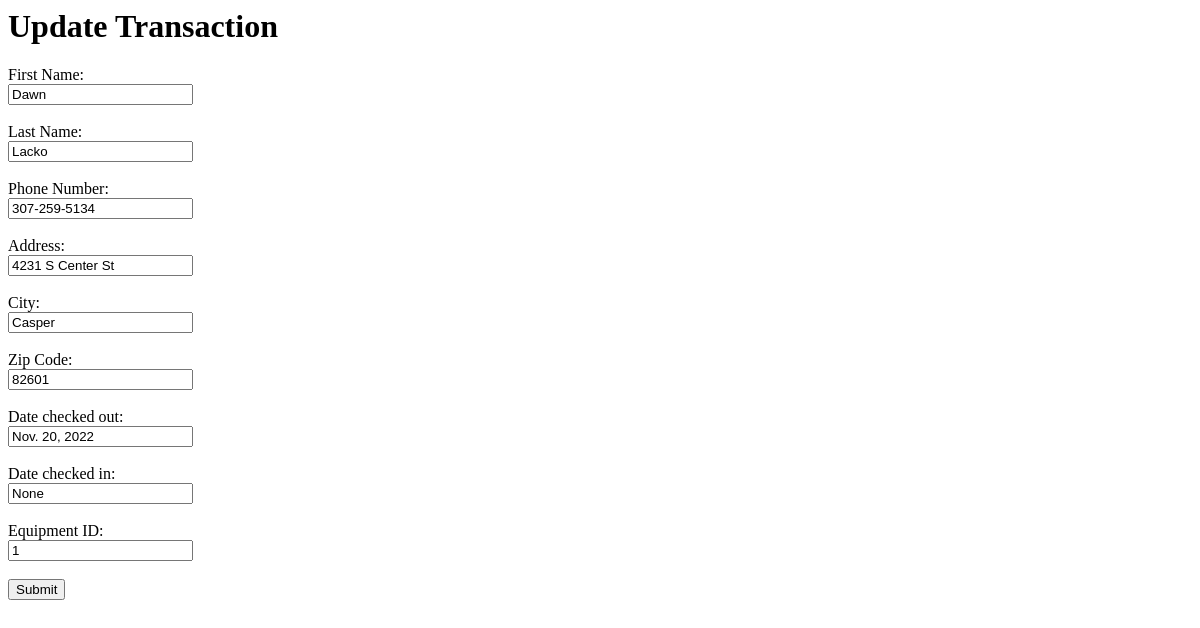
Page /update1/12 on the earlier database version.
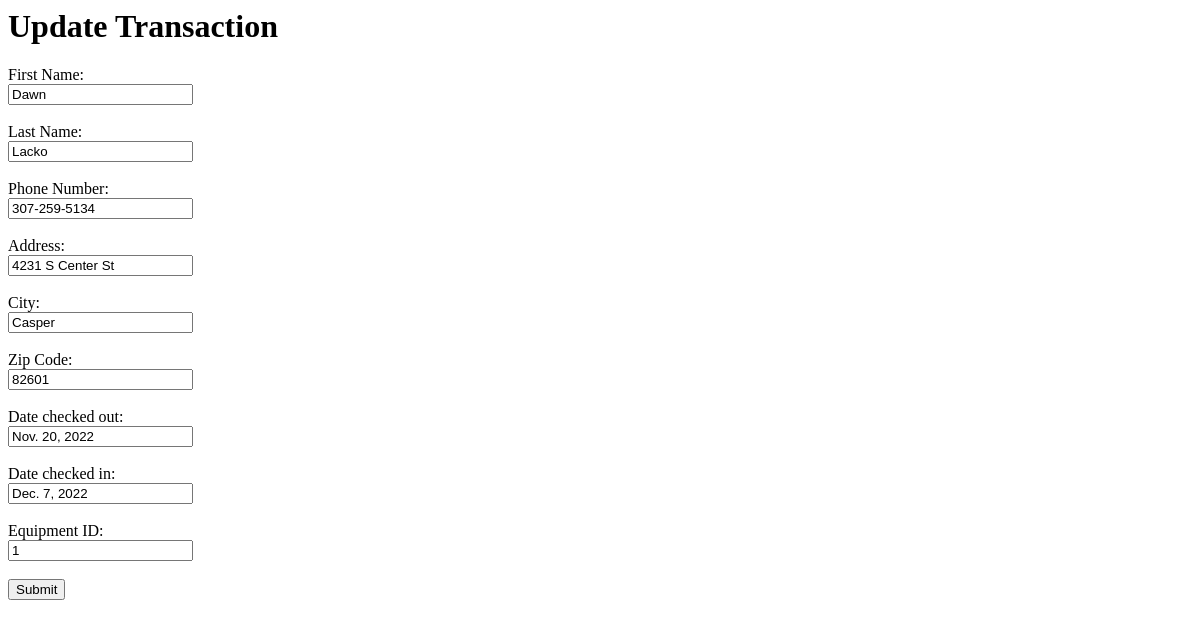
Same page on the later database version.
### loans/models.py (models this page shows)
class Loans(models.Model):
    first_name = models.CharField(max_length=50)
    last_name = models.CharField (max_length=50)
    phone_number = models.CharField(max_length=20)
    address = models.CharField(max_length=50)
    city = models.CharField(max_length=20)
    zip = models.IntegerField()
    date_out = models.DateField(blank=True, null=True)
    date_in = models.DateField(blank=True, null=True)
    equip_id = models.IntegerField(blank=True, null=True)

### loans/views.py (the view)
# urls.py: path('update1/<int:id>', views.update1, name='update1'),
def update1(request, id):
 clients = Loans.objects.get(id=id)
 template = loader.get_template('update1.html')
 context = {
   'clients': clients,
 }
 return HttpResponse(template.render(context, request))

### loans/templates/update1.html (shortened to what this page needs)
<h1>Update Transaction</h1>
<form action="updaterecord1/{{ clients.id }}" method="post">
First Name:<br>
<input name="first_name" value="{{ clients.first_name }}">
<br><br>
Last Name:<br>
<input name="last_name" value="{{ clients.last_name }}">
<br><br>
Phone Number:<br>
<input name="phone_number" value="{{ clients.phone_number }}">
<br><br>
Address:<br>
<input name="address" value="{{ clients.address }}">
<br><br>
City:<br>
<input name="city" value="{{ clients.city }}">
<br><br>
Zip Code:<br>
<input name="zip" value="{{ clients.zip }}">
<br><br>
Date checked out:<br>
<input name="date_out" value="{{ clients.date_out }}">
<br><br>
Date checked in:<br>
<input name="date_in" value="{{ clients.date_in }}">
<br><br>
Equipment ID:<br>
<input name="equip_id" value="{{ clients.equip_id }}">
<br><br>
<input type="submit" value="Submit">
</form>

Differences in the rows shown:
changed Loans "Dawn": date_in "None" → "Dec. 7, 2022"
